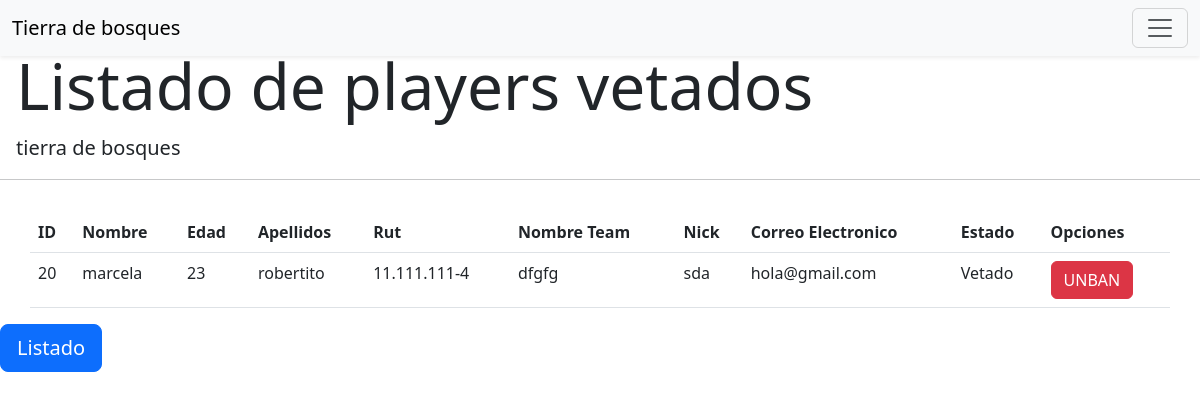
Page /vetado/ (signed in) on the committed database.
### airsoftcqb/models.py (models this page shows)
class Player(models.Model):
    idPlayer = models.AutoField(primary_key=True)
    nombre = models.CharField(max_length=50)
    edad = models.CharField(max_length=10)
    apellidos = models.CharField(max_length=15)
    rut = models.CharField(max_length=15)
    nombreTeam = models.CharField(max_length=50, verbose_name = 'Nombre Team')
    nick = models.CharField(max_length=50)
    correo = models.CharField(max_length=50)
    idRolPlayer = models.ForeignKey(RolPlayer, null = True, blank = True, verbose_name = 'rolPlayer', on_delete = models.CASCADE)
    idEquipo = models.ForeignKey(Equipo, null = True, blank = True, verbose_name = 'equipo', on_delete = models.CASCADE)
    idEstado = models.ForeignKey(Estado, null = True, blank = True, verbose_name = 'estado', on_delete = models.CASCADE)

class Estado(models.Model):
    idEstado = models.AutoField(primary_key=True)
    nombreEstado = models.CharField(max_length=50)
    def estadosJugador(self):
        return "{}".format(self.nombreEstado)
    def __str__(self):
        return self.estadosJugador()

### airsoftcqb/views.py (the view)
# urls.py: path('vetado/',vetado,name='vetado'),
def vetado(request):
    vetadi = Player.objects.filter(idEstado = 2)
    data = {'vetadi': vetadi}
    return render(request, 'templatesairsoftcqb/vetado.html', data )

### templates/templatesairsoftcqb/vetado.html (shortened to what this page needs)
<!DOCTYPE html>
{% load static %}
<html lang="en">
<head>
  <link href="https://cdn.jsdelivr.net/npm/bootstrap@5.3.0-alpha3/dist/css/bootstrap.min.css" rel="stylesheet">
</head>
<body>
  <nav class="navbar bg-body-tertiary fixed-top shadow-sm">
    <div class="container-fluid">
      <a class="navbar-brand" href="{% url 'home' %}">Tierra de bosques</a>
      <button class="navbar-toggler" type="button" data-bs-toggle="offcanvas" data-bs-target="#offcanvasNavbar" aria-controls="offcanvasNavbar" aria-label="Toggle navigation">
        <span class="navbar-toggler-icon"></span>
      </button>
    </div>
  </nav>
  <br>
  <br>
    <div class="jumbotron">
        <h1 class="display-3 px-3">Listado de players vetados</h1>
        <p class="lead px-3"> tierra de bosques</p>
        <hr class="my-2">
        <br>
        <table class="container table">
          <thead>
            <tr>
              <th scope="col">ID</th>
              <th scope="col">Nombre</th>
              <th scope="col">Edad</th>
              <th scope="col">Apellidos</th>
              <th scope="col">Rut</th>
              <th scope="col">Nombre Team</th>
              <th scope="col">Nick</th>
              <th scope="col">Correo Electronico</th>
              <th scope="col">Estado</th>
              <th scope="col">Opciones</th>
            </tr>
          </thead>
          <tbody>
            {% for i in vetadi %}
            <tr>
              <td>{{i.idPlayer}}</td>
              <td>{{i.nombre}}</td>
              <td>{{i.edad}}</td>
              <td>{{i.apellidos}}</td>
              <td>{{i.rut}}</td>
              <td>{{i.nombreTeam}}</td>
              <td>{{i.nick}}</td>
              <td>{{i.correo}}</td>
              <td>{{i.idEstado}}</td>
              <td>
                <a class="btn btn-danger" href="unban/{{i.idPlayer}}/{{ 2 }}">UNBAN</a>
            </td>
            </tr>
            {% endfor %}
          </tbody>
        </table>
          <a class="btn btn-primary btn-lg " href="{% url 'listado' %}" role="button">Listado</a>
    </div>
</body>
</html>

### rows in the picture
Player: idPlayer "20", nombre "marcela", edad "23", apellidos "robertito", rut "11.111.111-4", nombreTeam "dfgfg", nick "sda", correo "hola@gmail.com", idEstado "Vetado"
